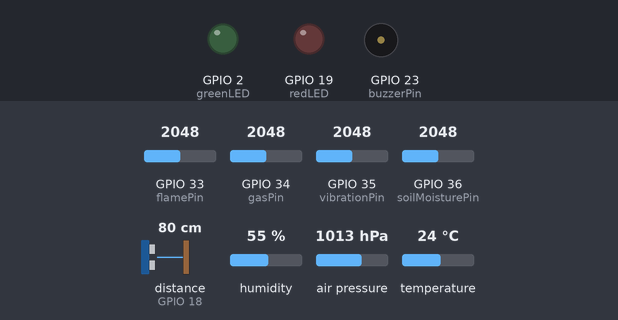
This sketch was run on a simulated ESP32. Shown: output pins drawn as LEDs (lit = HIGH), buzzer (waves = sounding, pin HIGH). Wiring (inferred from the names in the program): ultrasonic range finder: trigger GPIO 5; echo GPIO 18. Inputs (shaded band) come from the test bench; at power-on: GPIO 33 (flamePin) = 2048, GPIO 34 (gasPin) = 2048, GPIO 35 (vibrationPin) = 2048, GPIO 36 (soilMoisturePin) = 2048, distance to the obstacle (sensor on GPIO 18) 80 cm, humidity 55 %, air pressure 1013 hPa, temperature 24 °C. The echo pulse lasts 58.3 µs per cm; WiFi joins after 1.5 s; servers stay silent unless stated; uploads are accepted with an empty reply; the modem accepts every AT command (registered, SIM ready, sends succeed) and sends nothing else; pins used as bus, display or sensor lines are not drawn; what the sketch prints to the serial monitor is not drawn.

Above: at 0.1 s.
At 1.9 s:
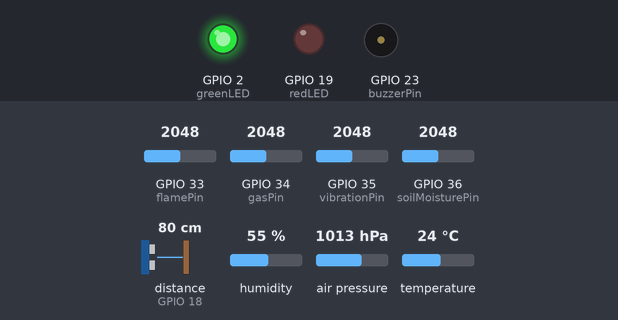
At 5.1 s:
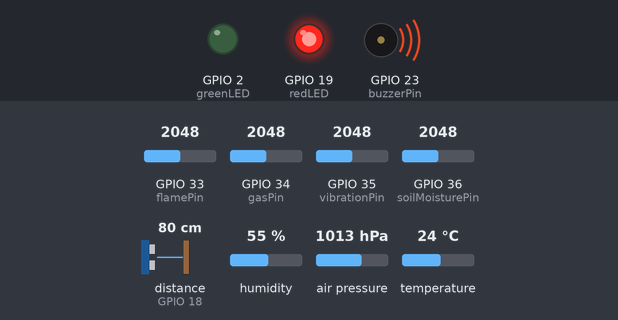
Timing chart, 0 to 6.6 s (numbered marks = the images above):
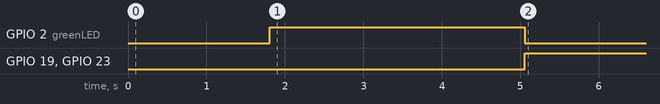

The sketch:

arduino_iot_code_-_2.ino
```cpp
#include <WiFi.h>
#include <HTTPClient.h>
#include <WiFiClient.h>
#include <DHT.h>
#include <HardwareSerial.h>
#include <Wire.h>
#include <Adafruit_Sensor.h>
#include <Adafruit_BMP280.h>  // BMP280 sensor

#define BLYNK_TEMPLATE_ID "TMPL3GZG8BIWF"
#define BLYNK_TEMPLATE_NAME "Disaster"
#define BLYNK_AUTH_TOKEN "vb-Z0BbEZNqcZDHeFLxUcOT77CGnTNTE"

#define BLYNK_PRINT Serial
#include <WiFi.h>
#include <BlynkSimpleEsp32.h>

char auth[] = BLYNK_AUTH_TOKEN;

// === WiFi Credentials ===
const char* ssid = "iot";
const char* password = "12345678";

// === Server URL ===
const char* serverName = "http://iotcloud22.in/disaster_detection/post_value.php";
WiFiClient client;
HTTPClient http;

// === DHT11 Sensor ===
#define DHTPIN 15
#define DHTTYPE DHT11
DHT dht(DHTPIN, DHTTYPE);

// === BMP280 (I2C) ===
#define I2C_SDA 21
#define I2C_SCL 22
Adafruit_BMP280 bmp;

// === Sensor Pins ===
#define trigPin 5
#define echoPin 18
#define vibrationPin 35
#define flamePin 33
#define gasPin 34
#define soilMoisturePin 36

// === Output Pins ===
#define buzzerPin 23
#define redLED 19
#define greenLED 2

// === GSM Serial ===
HardwareSerial gsm(2);
#define GSM_TX 17
#define GSM_RX 16

void setup() {
  Serial.begin(115200);
  gsm.begin(9600, SERIAL_8N1, GSM_RX, GSM_TX);
  dht.begin();

  Blynk.begin(auth, ssid, password);

  Wire.begin(I2C_SDA, I2C_SCL);
  if (!bmp.begin(0x76)) {
    Serial.println("BMP280 not found!");
    while (1)
      ;
  }

  pinMode(trigPin, OUTPUT);
  pinMode(echoPin, INPUT);
  pinMode(buzzerPin, OUTPUT);
  pinMode(redLED, OUTPUT);
  pinMode(greenLED, OUTPUT);
  digitalWrite(greenLED, HIGH);

  WiFi.begin(ssid, password);
  Serial.print("Connecting to WiFi");
  while (WiFi.status() != WL_CONNECTED) {
    delay(500);
    Serial.print(".");
  }
  Serial.println("\nWiFi Connected!");
}

void loop() {
  float temp = dht.readTemperature();
  float hum = dht.readHumidity();
  int gas = analogRead(gasPin);
  int vibrationValue = analogRead(vibrationPin);
  int flameValue = analogRead(flamePin);
  int soilValue = analogRead(soilMoisturePin);
  float pressure = bmp.readPressure() / 100.0F;

  long duration;
  float distance;

  // Ultrasonic Water Level Sensor
  digitalWrite(trigPin, LOW);
  delayMicroseconds(2);
  digitalWrite(trigPin, HIGH);
  delayMicroseconds(10);
  digitalWrite(trigPin, LOW);
  duration = pulseIn(echoPin, HIGH);
  distance = duration * 0.034 / 2;


  Serial.println("---- Sensor Values ----");
  Serial.printf("Temp: %.1f °C, Humidity: %.1f%%\n", temp, hum);
  Serial.printf("Gas: %d%, Vibration: %d, Flame: %d%%\n%", gas / 10, vibrationValue, (int)((1 - (float)flameValue / 4095) * 100));
  // Serial.printf("Gas: %d, Vibration: %d, Flame: %d\n", gas/10, vibrationValue, flameValue);
  Serial.printf("Water Distance: %.2f cm, Soil Moisture: %d, Pressure: %.2f hPa\n", distance, soilValue, pressure);

  bool danger = false;
  String disaster = "Normal";
  Serial.println(danger);

  if (distance < 4.0) {
    disaster = "FLOOD";
    sendSMS("Flood Detected!");
    danger = true;
  } else if (vibrationValue > 500) {
    disaster = "EARTHQUAKE";
    sendSMS("Earthquake Detected!");
    danger = true;
  } else if (flameValue < 500) {
    disaster = "FIRE";
    sendSMS("Fire Detected!");
    danger = true;
  } else if (gas > 1000) {
    disaster = "GAS LEAK";
    sendSMS("Gas Leak Detected!");
    danger = true;
  } else if (temp > 45 && hum < 20) {
    disaster = "HIGH TEMP";
    sendSMS("High Temperature Warning!");
    danger = true;
  } else if (pressure < 10) {
    disaster = "STORM";
    sendSMS("Storm Warning - Low Pressure!");
    danger = true;
  } else if (soilValue < 1200) {  // Dry soil warning
    disaster = "LANDSLIDE";
    sendSMS("Landslide Warning - Wet Soil Detected!");
    danger = true;
  }

  sendToServer(temp, hum, gas, vibrationValue, flameValue, distance, pressure, soilValue, disaster);

  Blynk.virtualWrite(V0, temp);
  Blynk.virtualWrite(V1, hum);

  Blynk.run();
  // Output Actions
  if (danger) {
    digitalWrite(buzzerPin, HIGH);
    digitalWrite(redLED, HIGH);
    digitalWrite(greenLED, LOW);
    delay(15000);  // 15 seconds delay
  } else {
    digitalWrite(buzzerPin, LOW);
    digitalWrite(redLED, LOW);
    digitalWrite(greenLED, HIGH);
  }

  // Send data to cloud


  delay(500);
}

void sendToServer(float temp, float hum, int gas, int vibration, int flame, float distance, float pressure, int soil, String disaster) {
  if (WiFi.status() == WL_CONNECTED) {
    http.begin(client, serverName);
    http.addHeader("Content-Type", "application/x-www-form-urlencoded");

    String postData = "value1=" + String(temp) + "&value2=" + String(hum) + "&value3=" + String(gas) + "&value4=" + String(vibration) + "&value5=" + String(flame) + "&value6=" + String(distance) + "&value7=" + String(pressure) + "&value8=" + String(soil) + "&value9=" + disaster;

    Serial.print("POST Data: ");
    Serial.println(postData);

    int httpResponseCode = http.POST(postData);
    if (httpResponseCode > 0) {
      Serial.print("HTTP Response code: ");
      Serial.println(httpResponseCode);
    } else {
      Serial.print("Error code: ");
      Serial.println(httpResponseCode);
    }
    http.end();
  } else {
    Serial.println("WiFi Disconnected");
  }
}

void sendSMS(String msg) {
  gsm.println("AT+CMGF=1");
  delay(1000);
  gsm.println("AT+CMGS=\"+918610117563\"");
  delay(1000);
  gsm.println("ALERT     ");
  gsm.print(msg);
  gsm.write(26);  // Ctrl+Z
  delay(1000);
}
```

Measured:
- by itself, GPIO 2 (greenLED): HIGH → LOW at 5.1 s
- by itself, GPIO 19 (redLED), GPIO 23 (buzzerPin): LOW → HIGH at 5.1 s
